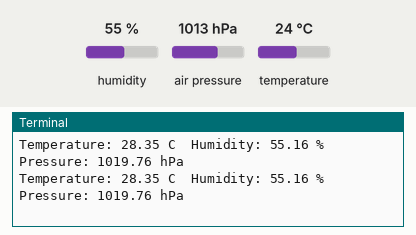
This program was run on a simulated Raspberry Pi (BCM pin numbers). Shown: the last lines printed to the terminal. The inputs (shaded band) are chosen by the test bench; at power-on: humidity 55 %, air pressure 1013 hPa, temperature 24 °C. Library files of the repository ran but are not shown: bme280.py.

Above: at 1.2 s.
1.3 s: humidity set to 22 %
At 2.6 s:
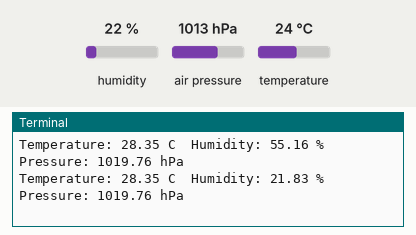
2.8 s: air pressure set to 952 hPa
At 3.8 s:
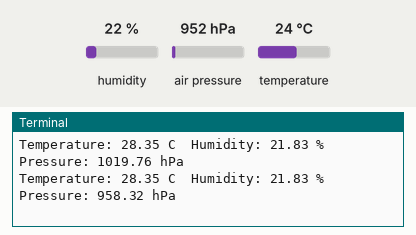
4.3 s: temperature set to 12 °C
At 5.9 s:
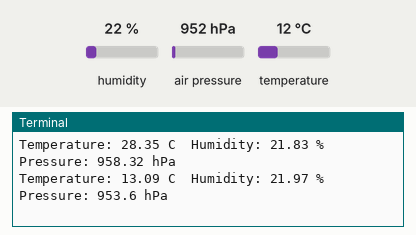
Timing chart, 0 to 7.4 s (numbered marks = the images above; inputs shaded):
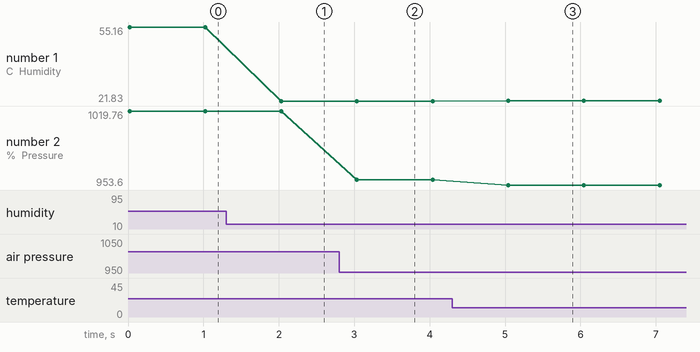

Measured:
- after the input at 1.3 s, the terminal: prints a new line after 0.73 s (image 1)
- after the input at 2.8 s, the terminal: prints a new line after 0.23 s (image 2)
- after the input at 4.3 s, the terminal: prints a new line after 0.74 s (image 3)
- plotted number 1: 55.16 → 21.83 after the input at 1.3 s, 21.83 → 21.97 after the input at 4.3 s
- plotted number 2: 1019.76 → 958.32 after the input at 2.8 s, 958.32 → 953.6 after the input at 4.3 s

The program:

weather.py
```python
import pigpio
import time
import bme280

BME280_ADDR = 0x76
I2C_CH = 1

pi = pigpio.pi()

sensor = bme280.bme280( pi, I2C_CH, BME280_ADDR )
sensor.setup()

while True:
    ( temp, humi, press ) = sensor.get_value()

    print ( "Temperature:", round( temp, 2 ) ,"C  Humidity:", round( humi, 2 ) ,"%  Pressure:", round( press, 2 ) , "hPa" )
    time.sleep(1)
```
